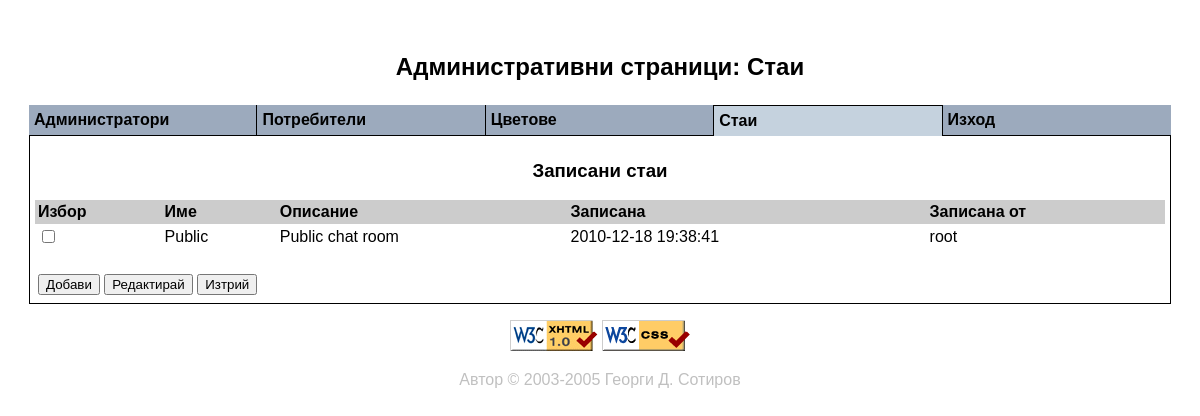
The page /adm_rooms.php (signed in) on the database its author committed.
### tables this page shows
CREATE TABLE rooms (
    RoomID      INT /*!UNSIGNED */ UNIQUE NOT NULL /*! AUTO_INCREMENT */,
    RoomName    VARCHAR(16)        UNIQUE NOT NULL,
    Descr       VARCHAR(255)              NOT NULL,
    ModDate     DATE                      NULL DEFAULT NULL,
    ModTime     TIME                      NULL DEFAULT NULL,
    AdminID     INT /*!UNSIGNED*/         NOT NULL DEFAULT 1,
    PRIMARY KEY (RoomID),
    INDEX (AdminID)
);

### adm_rooms.php (the view, shortened to what this page needs)
<?php
  include("admin.inc.php");
?>
<!DOCTYPE html PUBLIC "-//W3C//DTD XHTML 1.0 Transitional//EN"
 "http://www.w3.org/TR/xhtml1/DTD/xhtml1-transitional.dtd">
<html xmlns="http://www.w3.org/1999/xhtml" xml:lang="bg" lang="bg">
<head>
<link href="chat.css" rel="stylesheet" type="text/css" />
</head>
<body class="Admin" onload="javascript: focusFirst(); return true">
<p align="center" class="midhdr">Административни страници: Стаи</p>
<table align="center" class="tbThinBorder" cellspacing="0" width="100%">
<tr><td colspan="6" class="tdData">
<p align="center" class="smlhdr">Записани стаи</p>
<form action="adm_roomsmod.php" method="post">
<table align="center" cellspacing="0" class="tbInfo" width="100%">
<tr>
<th>Избор</th>
<th>Име</th>
<th>Описание</th>
<th>Записана</th>
<th>Записана от</th>
</tr>
<?php
  if ( $lnk = @mysql_pconnect(DB_SERVER, DB_RO_USER, DB_RO_PWD) ) {
    if ( @mysql_select_db(DB_NAME, $lnk) ) {
      $query  = "SELECT rooms.RoomID,rooms.RoomName,rooms.Descr,";
      $query .= "rooms.ModDate,rooms.ModTime,";
      $query .= "administrators.Username AS ModByName";
      $query .= " FROM rooms,administrators";
      $query .= " WHERE rooms.AdminID=administrators.AdminID";
      $res = @mysql_query($query, $lnk);
      if ( @mysql_num_rows($res) > 0 ) {
        $RowNum = 1;
        while ( $RoomDetails = @mysql_fetch_array($res, MYSQL_ASSOC) ) {
          if ( $RowNum++ % 2 ) {
            print("<tr class=\"trOdd\">\n");
          }
          else {
            print("<tr>\n");
          }
          print("<td><input name=\"RoomIds[]\" type=\"checkbox\" value=\"");
          print($RoomDetails['RoomID']."\" /></td>\n");
          print("<td>".$RoomDetails['RoomName']."</td>\n");
          print("<td>".$RoomDetails['Descr']."</td>\n");
          print("<td>".$RoomDetails['ModDate']." ".$RoomDetails['ModTime']."</td>\n");
          print("<td>".$RoomDetails['ModByName']."</td>\n");
          print("</tr>\n");
        }
      }
    }
    else {
      PrintError(202);
      exit;
    }
  }
  else {
    PrintError(201);
    exit;
  }
?>
</table>
<table width="100%">
<tr><td>&nbsp;</td></tr>
<tr><td><input name="SubmitAdd" type="submit" value="Добави" />
<input name="SubmitEdit" type="submit" value="Редактирай" />
<input name="SubmitDel" type="submit" value="Изтрий" />
</td></tr></table></form></td></tr></table>
<p align="center"><a href="https://validator.w3.org/check/referer">
<img border="0" src="valid-xhtml.png" alt="Valid XHTML 1.0!"
height="31" width="88" /></a>
<a class="right" href="https://jigsaw.w3.org/css-validator/check/referer">
<img alt="Valid CSS!" border="0" height="31" src="valid-css.png" width="88" />
</a></p>
<p align="center" class="copyright">Автор &copy; 2003-2005
<a class="aCopyright" href="mailto: <?php echo CHAT_CONTACT ?>">
<?php echo CHAT_AUTHOR ?></a></p>
</body>
</html>

### chat.css (style rules this page uses)
a, a:link, a:visited, a:hover, a.aTabInactive, a.aTabInactive:link, a.aTabInactive:visited, a.aTabInactive:hover, a.aCopyright:link, a.aCopyright:visited { background-color: transparent; font: 12pt Arial, Helvetica, sans-serif; text-decoration: none; }
a:link, a:visited { color: #0000FF; }
a.aCopyright:link, a.aCopyright:visited { color: #C0C0C0; }
body { background-color: #FFFFFF; color: #000000; margin: 0px 0px 0px 0px; padding: 5px 5px 5px 5px; }
body.Admin { margin: 2% 2% 2% 2%; }
table { border-style: none; empty-cells: show; font: normal normal normal 12pt Arial, Helvetica, sans-serif; }
table.tbThinBorder td.tdTabActive, table.tbThinBorder td.tdTabActiveFirst, table.tbThinBorder td.tdTabInactive, table.tbThinBorder td.tdTabInactiveLast, table.tbThinBorder td.tdData { border-color: #000000; border-style: solid; color: #000000; padding: 5px 5px 5px 5px; }
table.tbThinBorder td.tdData { border-width: 0px 1px 1px 1px; background: transparent; }
table.tbInfo th, table.tbOnline th { background: #CCCCCC; font-weight: bold; text-align: left; padding: 3px 3px 3px 3px; }
table.tbInfo tr { background: #DDDDDD; }
table.tbInfo tr.trOdd { background: #FFFFFF; }
table.tbInfo td, table.tbOnline td { padding: 3px 3px 3px 3px; }
.midhdr { font: normal normal bold 18pt Arial, Helvetica, sans-serif; }
.smlhdr { font: normal normal bold 14pt Arial, Helvetica, sans-serif; }
.copyright, .error, .required, .text { font: normal normal normal 12pt Arial, Helvetica, sans-serif; }
.copyright { color: #C0C0C0; }

### rows shown on the page
rooms: RoomName "Public", Descr "Public chat room", ModDate "2010-12-18", ModTime "19:38:41", AdminID.Username "root"

### other values the page prints
$Value['title'] "Администратори"
$Value['title'] "Потребители"
$Value['title'] "Цветове"
$Value['title'] "Стаи"
$Value['title'] "Изход"
CHAT_AUTHOR "Георги Д. Сотиров"
